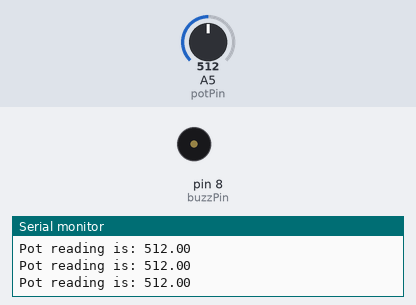
A sketch run on a simulated Arduino Uno, built with avr-gcc and run on an emulated ATmega328P. Shown: buzzer (waves = sounding, pin HIGH), the last lines printed to the serial monitor. The inputs (shaded band) are chosen by the test bench; at power-on: A5 (potPin) = 512.

Above: at 1.2 s.
1.3 s: A5 (potPin) set to 994
2.8 s: A5 (potPin) set to 1007
At 3.17 s:
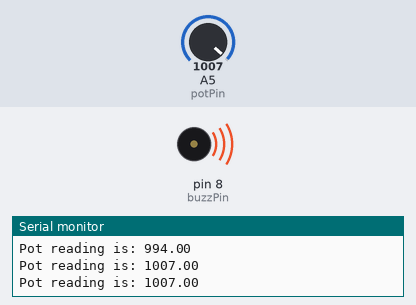
5.8 s: A5 (potPin) set to 990
At 6.3 s:
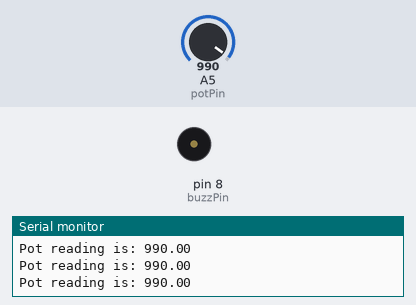
7.3 s: A5 (potPin) set to 1010
At 7.53 s:
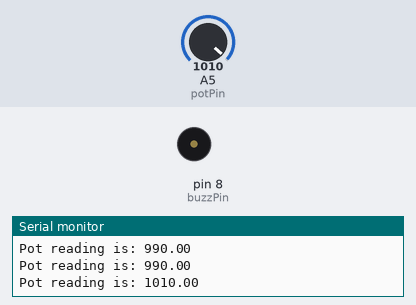
Timing chart, 0 to 11.3 s (numbered marks = the images above; inputs shaded):
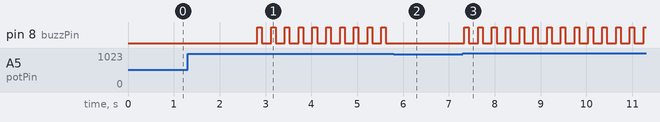

The sketch:

ActiveBuzzerPotentiometer.ino
```cpp
int myNum;
int buzzPin = 8;
int potPin = A5;
float potVal;
String msg = "Pot reading is: ";
int dt = 100;

void setup() {
  // put your setup code here, to run once:
  Serial.begin(9600);
  pinMode(buzzPin, OUTPUT);
  pinMode(potPin, INPUT);
}

void loop() {
  // put your main code here, to run repeatedly:
  potVal = analogRead(potPin);
  Serial.print(msg);
  Serial.println(potVal);
  if (potVal > 1000) {
    digitalWrite(buzzPin, HIGH);
    delay(dt);
    digitalWrite(buzzPin, LOW);
    delay(dt);
  }
  delay(dt);
}
```

Measured:
- the behaviour switches between 1000 and 1001 on A5 (potPin) (found by bisection; images 0 and 1)
- after the input at 2.8 s, pin 8 (buzzPin): alternates HIGH for 0.10 s and LOW for 0.20 s, starting at once
- after the input at 5.8 s, pin 8 (buzzPin): stops changing and stays LOW
- after the input at 7.3 s, pin 8 (buzzPin): alternates HIGH for 0.10 s and LOW for 0.20 s, starting at once
